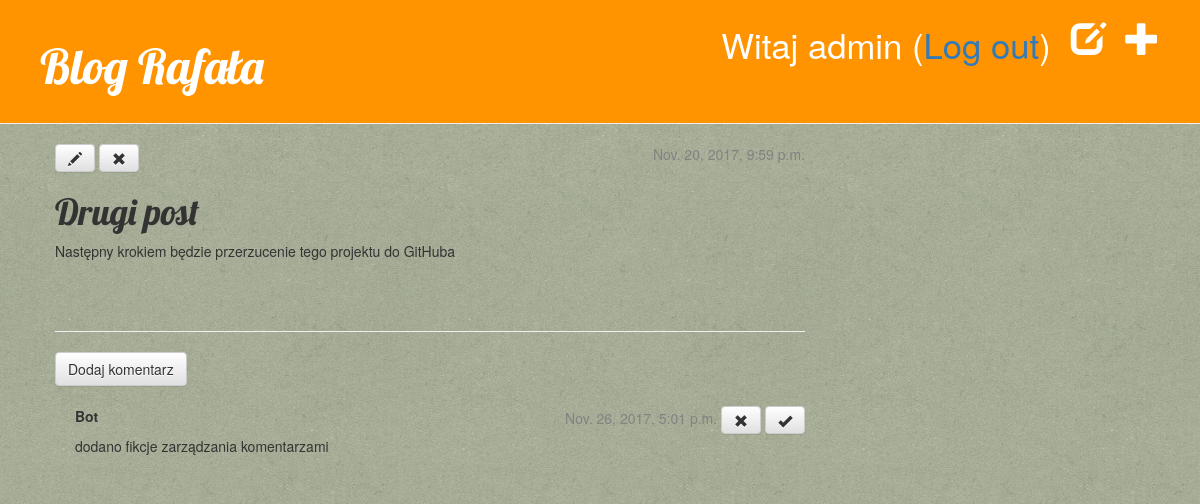
Page /post/2/ (signed in) on the committed database.
### blog/models.py (models this page shows, shortened)
class Post(models.Model):
    author = models.ForeignKey('auth.User')
    title = models.CharField(max_length=200)
    text = models.TextField()
    created_date = models.DateTimeField(
            default=timezone.now)
    published_date = models.DateTimeField(
            blank=True, null=True)

class Comment(models.Model):
    post = models.ForeignKey('blog.Post', related_name='comments')
    author=models.CharField(max_length=200)
    text=models.TextField()
    created_date=models.DateTimeField(default=timezone.now)
    approved_comment=models.BooleanField(default=False)

### blog/views.py (the view)
# urls.py: url(r'^post/(?P<pk>[0-9]+)/$', views.post_detail, name='post_detail'),
def post_detail(request, pk):
    post = get_object_or_404(Post, pk=pk)
    return render(request, 'blog/post_detail.html', {'post': post})

### blog/templates/blog/post_detail.html
{% extends 'blog/base.html' %}
{% block content %}
    <div class="post">
        {% if post.published_date %}
            <div class="date">
                {{ post.published_date }}
            </div>
        {% else %}
            <a class="btn btn-default" href="{% url 'post_publish' pk=post.pk %}">Publish</a>
        {% endif %}
        <a class="btn btn-default" href="{% url 'post_edit' pk=post.pk %}"><span class="glyphicon glyphicon-pencil"></span></a>
        <a class="btn btn-default" href="{% url 'post_remove' pk=post.pk %}"><span class="glyphicon glyphicon-remove"></span></a>
        <h1>{{ post.title }}</h1>
        <p>{{ post.text|linebreaksbr}}</p>
    </div>
    <hr>
    <a class="btn btn-default" href="{% url 'add_comment_to_post' pk=post.pk %}">Dodaj komentarz</a>
    {% for comment in post.comments.all %}
        {% if user.is_authenticated or comment.approved_comment %}
        <div class="comment">
            <div class="date">
                {{ comment.created_date}}
                {% if not comment.approved_comment %}
                    <a class="btn btn-default" href="{% url 'comment_remove' pk=comment.pk %}"><span class="glyphicon glyphicon-remove"></span></a>
                    <a class="btn btn-default" href="{% url 'comment_approve' pk=comment.pk %}"><span class="glyphicon glyphicon-ok"></span></a>
                {% endif %}
            </div>
            <strong>{{ comment.author }}</strong>
            <p>{{ comment.text|linebreaks}}</p>
        </div>
        {% endif %}
    {% empty %}
        <p>Brak komentarzy ...</p>
    {% endfor %}
{% endblock %}

### blog/templates/blog/base.html (shortened to what this page needs)
{% load staticfiles %}
<html>
    <head>
		<link rel="stylesheet" href="//maxcdn.bootstrapcdn.com/bootstrap/3.2.0/css/bootstrap.min.css">
		<link rel="stylesheet" href="//maxcdn.bootstrapcdn.com/bootstrap/3.2.0/css/bootstrap-theme.min.css">
        <link rel="stylesheet" href="{% static 'css/blog.css' %}">
    </head>
    <body>
        <div class="page-header">
            {% if user.is_authenticated %}
                <a href="{% url 'post_new' %}" class="top-menu"><span class="glyphicon glyphicon-plus"></span></a>
                <a href="{% url 'post_draft_list' %}" class="top-menu"><span class="glyphicon glyphicon-edit"></span></a>
                <p class="top-menu">Witaj {{user.username}} <smal>(<a href="{% url 'logout' %}">Log out</a>)</small></p>
            {% else %}
                <a href="{% url 'login' %}" class="top-menu"><span class="glyphicon glyphicon-lock"></span></a>
            {% endif %}
            <h1><a href="/">Blog Rafała</a></h1>
        </div>
		<div class="content container">
			<div class="row">
				<div class="col-md-8">
					{% block content %}
                    {% endblock %}
				</div>
			</div>
		</div>
    </body>
</html>

### static/css/blog.css (style rules this page uses)
body { background: url("/static/img/green_cup.png"); margin: 0; }
.page-header { background-color: #ff9400; margin-top: 0; padding: 20px 20px 20px 40px; }
.page-header h1, .page-header h1 a, .page-header h1 a:visited, .page-header h1 a:active { color: #ffffff; font-size: 36pt; text-decoration: none; }
.content { margin-left: 40px; }
h1, h2, h3, h4 { font-family: 'Lobster', cursive; }
.date { float: right; color: #828282; }
.top-menu, .top-menu:hover, .top-menu:visited { color: #ffffff; float: right; font-size: 26pt; margin-right: 20px; }
.post { margin-bottom: 70px; }
.comment { margin: 20px 0px 20px 20px; }

### rows in the picture
Post: published_date "Nov. 20, 2017, 9:59 p.m.", title "Drugi post", text "Następny krokiem będzie przerzucenie tego projektu do GitHuba"
Comment: created_date "Nov. 26, 2017, 5:01 p.m.", approved_comment False (drawn), author "Bot", text "dodano fikcje zarządzania komentarzami"

### other values in the picture
{{ user.username }} "admin"
